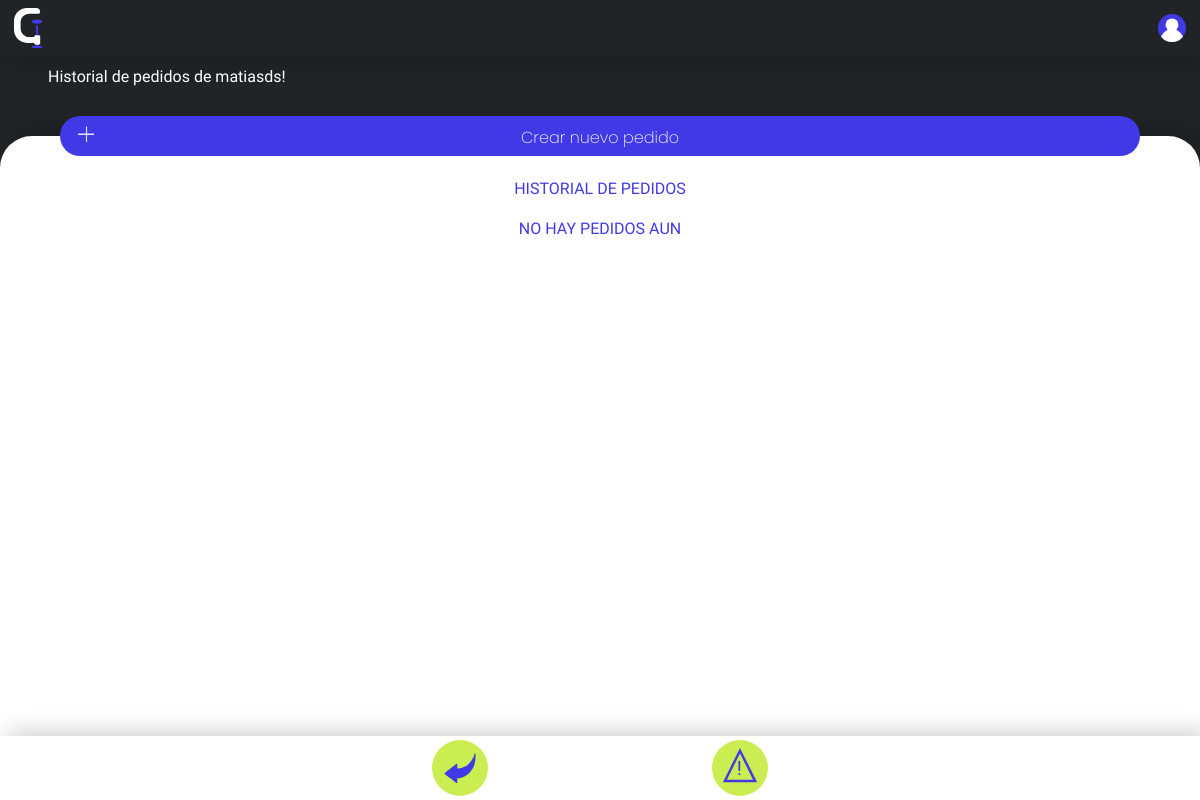
The app's page /pedidos.php (signed in), older data.
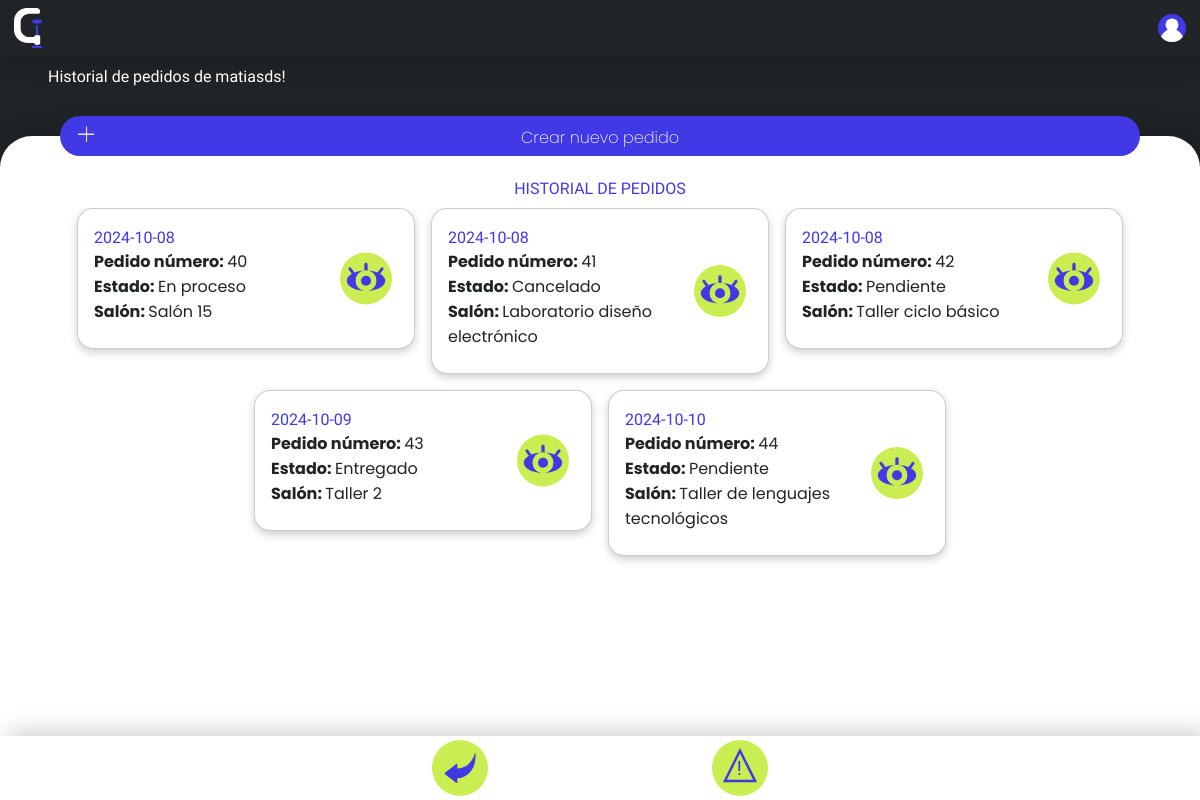
The same page, newer data.
### tables this page shows
CREATE TABLE `pedidos` (
  `id_pedido` int(11) NOT NULL,
  `fecha_pedido` date NOT NULL,
  `fk_usuario` int(11) NOT NULL,
  `id_aula` int(11) NOT NULL,
  `estado` enum('Pendiente','En proceso','Enviado','Entregado','Devuelto','Cancelado') NOT NULL,
  `observaciones` varchar(200) NOT NULL,
  `pedido` longtext NOT NULL CHECK (json_valid(`pedido`)),
  `fk_curso` int(11) NOT NULL
);

CREATE TABLE `aulas` (
  `id_aulas` int(11) NOT NULL,
  `nombre` varchar(50) NOT NULL,
  `piso` varchar(10) NOT NULL
);

### pedidos.php (the view, shortened to what this page needs)
<?php
include "codigophp/conexionbs.php";
include "codigophp/añadirpaleta.php";
?>
<!DOCTYPE html>
<html lang="es">
<head>
    <link rel="stylesheet" href="estiloscss/animaciones.css">
    <link rel="stylesheet" href="estiloscss/styles.css">
    <link rel="stylesheet" href="estiloscss/imagenes.css">
</head>
<body>
    <div id="pagina">
        <div id="header">
           <a href="inicio.php" class="imagen"><?php incrustarSVG("imagenes/SVG/logo"); ?></a>
           <button class="imagen" id="user"><?php incrustarSVG("imagenes/SVG/user"); ?></button>
        </div>
        <div id="subheader">
            <h1>Historial de pedidos de <?php echo htmlspecialchars($_SESSION['username']); ?>!</h1>
            <p></p>
        </div>
        <div id="contenido">
            <form action="pedido.php" method="post">
                <button class="barra" type="submit">
                    <div class="mas"></div>
                        <div>Crear nuevo pedido</div>
                </button>
            </form>
            <div class="contenido2">
                <div class="con3" id="inicio">
                    <h1>HISTORIAL DE PEDIDOS</h1>
                    <div class="scroll-y"  id="scroll" style="height: 100%;">
                        <div class="conscroll-y">
                            <?php
                               $sql = "SELECT pedidos.*, aulas.*, cursos.*, usuarios.*
                                FROM pedidos
                                JOIN aulas ON pedidos.id_aula = aulas.id_aulas
                                JOIN cursos ON pedidos.fk_curso = cursos.id
                                JOIN usuarios ON pedidos.fk_usuario = usuarios.id_usuario
                                WHERE pedidos.fk_usuario = ?";
                    $stmt = $conn->prepare($sql);
                    $stmt->bind_param("s", $_SESSION['id_usuario']);
                    $stmt->execute();
                    $result = $stmt->get_result();
                    if ($result->num_rows > 0) {
                        while($row = $result->fetch_assoc()) {
                            echo '<div class="rectangulo2"><h1>'.$row["fecha_pedido"].'</h1> <p><strong>Pedido número: </strong>'. $row["id_pedido"] . ' <br><strong>Estado: </strong>'.$row["estado"].'<br><strong>Salón: </strong>'.$row["nombre"].'</p> <input type="hidden" name="id" id="id" value="'.$row["id_pedido"].'"><input type="hidden" name="estado" id="estado" value="'.$row["estado"].'"><input type="hidden" name="pedido" id="pedido" value="'.htmlspecialchars($row["pedido"],ENT_QUOTES, 'UTF-8').'"> <button class="imagen opciones tocar">'; incrustarSVG("imagenes/SVG/ojo"); echo '</button></div>';
                        }
                    } else {
                        echo "<h1>NO HAY PEDIDOS AUN</h1>";
                    }
                    ?>
                        </div>
                    </div>
                </div>
            </div>
        </div>
        <div id="footer">
            <a href="inicio.php" class=" imagen centro i">Volver al inicio<?php incrustarSVG("imagenes/SVG/flecha"); ?></a>
            <a href="reportes.php" class=" imagen derecha i">Reportes<?php incrustarSVG("imagenes/SVG/alerta"); ?></a>
        </div>
    </div>
</body>
</html>

### codigophp/añadirpaleta.php (shortened to what this page needs)
<?php
function incrustarSVG($nombreArchivo) {
    $rutaArchivoSVG = $nombreArchivo.'.svg';
    if (file_exists($rutaArchivoSVG)) {
        $contenidoSVG = file_get_contents($rutaArchivoSVG);
        echo $contenidoSVG;
    } else {
        echo "<p>Error: No se pudo cargar el archivo SVG.</p>";
    }
}
    ?>

Row changes from the older to the newer data that the page shows:
added pedidos: fecha_pedido "2024-10-08", id_pedido "40", estado "En proceso", id_aula.nombre "Salón 15"
added pedidos: fecha_pedido "2024-10-08", id_pedido "41", estado "Cancelado", id_aula.nombre "Laboratorio diseño electrónico"
added pedidos: fecha_pedido "2024-10-08", id_pedido "42", estado "Pendiente", id_aula.nombre "Taller ciclo básico"
added pedidos: fecha_pedido "2024-10-09", id_pedido "43", estado "Entregado", id_aula.nombre "Taller 2"
added pedidos: fecha_pedido "2024-10-10", id_pedido "44", estado "Pendiente", id_aula.nombre "Taller de lenguajes tecnológicos"
Text that changed along with them:
text no longer shown: "NO HAY PEDIDOS AUN"
